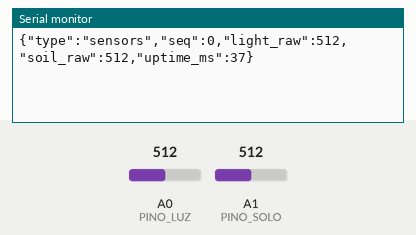
A sketch run on a simulated Arduino Uno, built with avr-gcc and run on an emulated ATmega328P. Shown: the last lines printed to the serial monitor. Inputs (shaded band) come from the test bench; at power-on: A0 (PINO_LUZ) = 512, A1 (PINO_SOLO) = 512.

Above: at 1.2 s.
1.3 s: A0 (PINO_LUZ) set to 716
At 2.7 s:
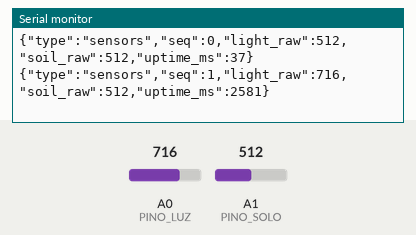
2.8 s: A1 (PINO_SOLO) set to 716
4.3 s: A0 (PINO_LUZ) set to 900
At 5.6 s:
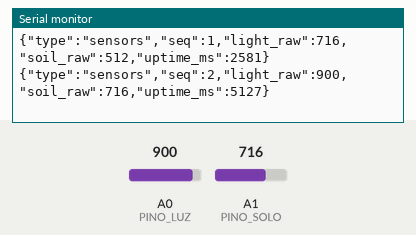
5.8 s: A1 (PINO_SOLO) set to 900
At 8.1 s:
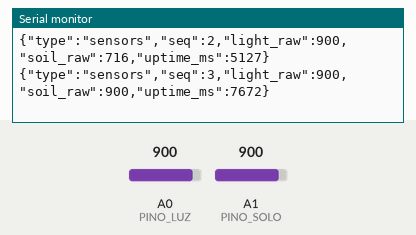
Timing chart, 0 to 8.3 s (numbered marks = the images above; inputs shaded):
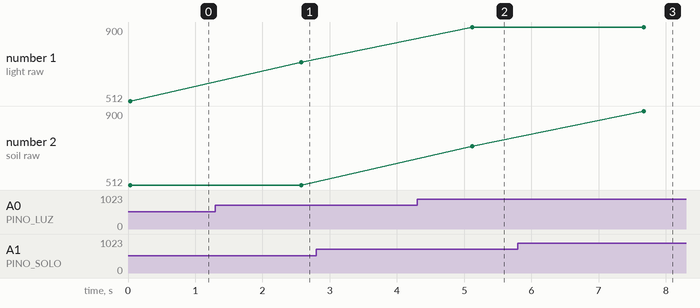

The sketch:

Sensores_Planta.ino
```cpp
// Raiz 1.0 — Arduino Uno, sem DHT e sem bibliotecas externas.
// Antes de alimentar: remova o DHT danificado e confira a montagem.
// LDR: 5V -> LDR -> A0 -> resistor 10 kohms -> GND.
// Solo: VCC -> 3.3V, GND -> GND, AOUT -> A1.
// Use os nomes impressos nos componentes, nao apenas cores de fios.

const byte PINO_LUZ = A0;
const byte PINO_SOLO = A1;
unsigned long sequencia = 0;

int mediaAnalogica(byte pino) {
  analogRead(pino); // descarta a primeira leitura apos trocar o canal
  long soma = 0;
  for (byte i = 0; i < 8; i++) {
    soma += analogRead(pino);
    delay(2);
  }
  return (soma + 4) / 8;
}

void setup() {
  Serial.begin(9600);
}

void loop() {
  int luz = mediaAnalogica(PINO_LUZ);
  int solo = mediaAnalogica(PINO_SOLO);
  Serial.print(F("{\"type\":\"sensors\",\"seq\":"));
  Serial.print(sequencia++);
  Serial.print(F(",\"light_raw\":"));
  Serial.print(luz);
  Serial.print(F(",\"soil_raw\":"));
  Serial.print(solo);
  Serial.print(F(",\"uptime_ms\":"));
  Serial.print(millis());
  Serial.println(F("}"));
  delay(2500);
}
```

Measured:
- after the input at 1.3 s, the serial monitor: prints a new line after 1.3 s (image 1)
- after the input at 4.3 s, the serial monitor: prints a new line after 0.82 s (image 2)
- after the input at 5.8 s, the serial monitor: prints a new line after 1.9 s (image 3)
- plotted number 1: 512 → 716 after the input at 1.3 s, 716 → 900 after the input at 4.3 s
